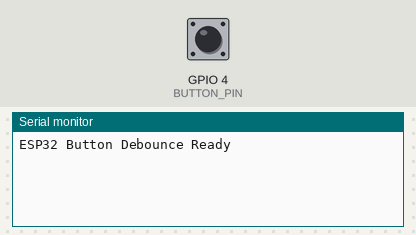
Simulated run of this sketch. Board: ESP32. Parts: the last lines printed to the serial monitor. The test bench sets the inputs (shaded band); at power-on: GPIO 4 (BUTTON_PIN) HIGH.

Above: at 1.2 s.
1.3 s: GPIO 4 (BUTTON_PIN) pulled LOW for 0.15 s
At 1.48 s:
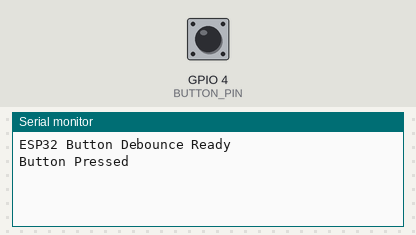
At 2.7 s:
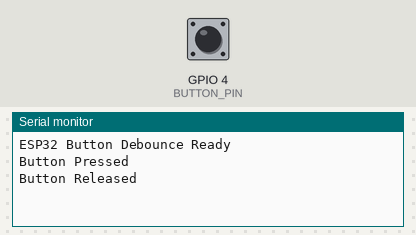

The sketch:

button-debounce.ino
```cpp
#define BUTTON_PIN 4

const unsigned long debounceDelay = 50;

bool buttonState = HIGH;
bool lastReading = HIGH;
unsigned long lastDebounceTime = 0;

void setup() {
  pinMode(BUTTON_PIN, INPUT_PULLUP);
  Serial.begin(115200);
  Serial.println("ESP32 Button Debounce Ready");
}

void loop() {
  bool reading = digitalRead(BUTTON_PIN);

  if (reading != lastReading) {
    lastDebounceTime = millis();
  }

  if ((millis() - lastDebounceTime) > debounceDelay) {

    if (reading != buttonState) {
      buttonState = reading;

      if (buttonState == LOW) {
        Serial.println("Button Pressed");
      } else {
        Serial.println("Button Released");
      }
    }
  }

  lastReading = reading;
}
```

Measured:
- after the input at 1.3 s, the serial monitor: prints a new line after 0.05 s (image 1)
